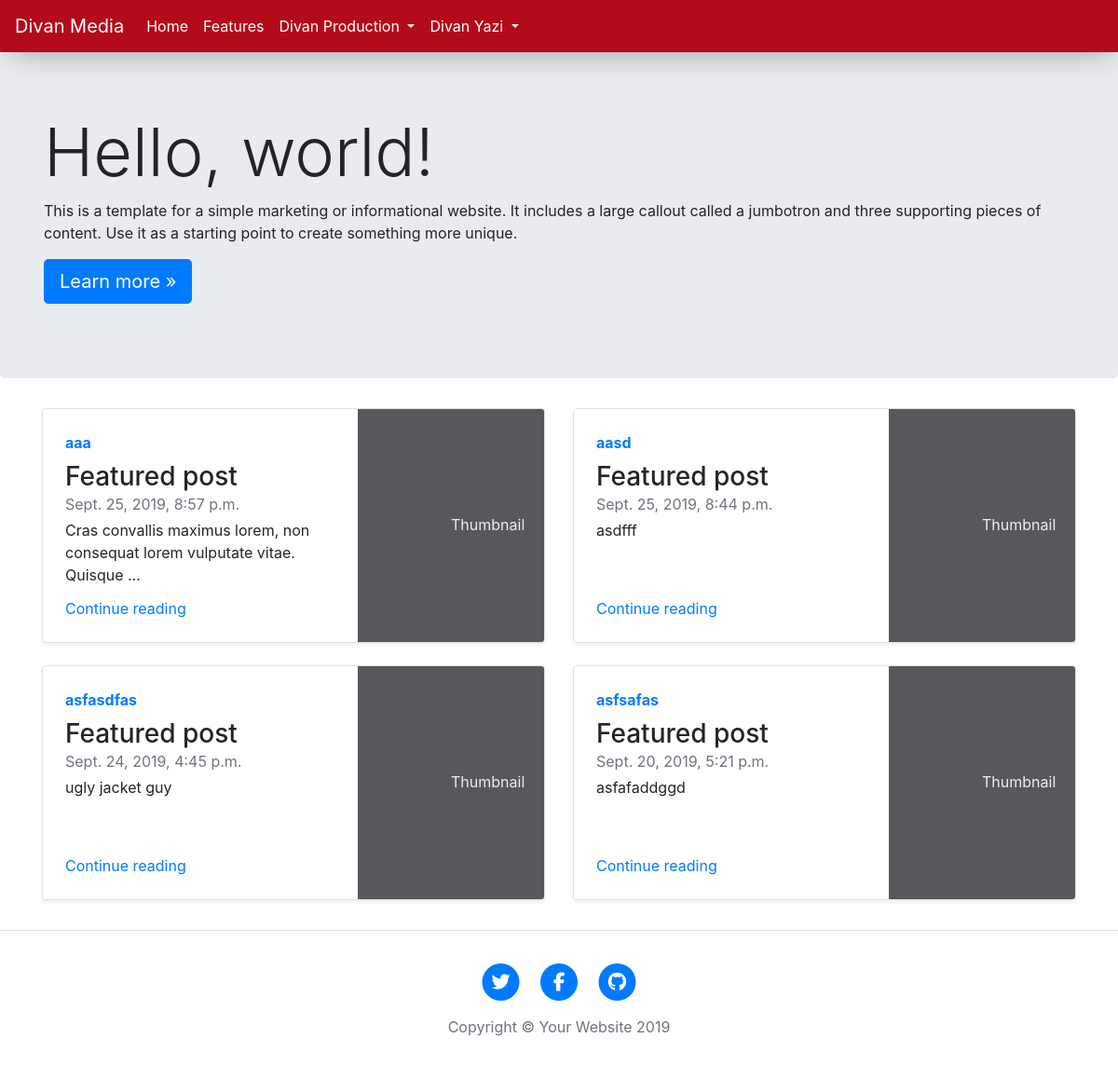
The page / on the database its author committed.
### yazilar/models.py (models this page shows, shortened)
class Yazi(models.Model):
    baslik = models.CharField(max_length=30)
    icerik = models.TextField()
    tarih = models.DateTimeField('tarih',auto_now_add=True)
    baglanti = models.CharField(max_length=15)
    secenekler = (
        ('K', 'Kose Yazisi'),
        ('A', 'Analiz'),
        ('Y', 'Yazili Tarih'),
        ('M', 'Makale')
    )
    kategori = models.CharField(max_length=1, choices=secenekler)

### divan/views.py (the view)
# urls.py: path('', views.anasayfa, name='anasayfa'),
def anasayfa(request):
    yazilar = Yazi.objects.all().order_by('-tarih')[0:4]
    return render(request,'anasayfa.html',{'yazilar':yazilar})

### templates/anasayfa.html (shortened to what this page needs)
{% extends 'temel.html' %}
{% block content %}
  </head>
  <body>
    <div class="jumbotron">
      <div class="container">
        <h1 class="display-3">Hello, world!</h1>
        <p>This is a template for a simple marketing or informational website. It includes a large callout called a jumbotron and three supporting pieces of content. Use it as a starting point to create something more unique.</p>
        <p><a class="btn btn-primary btn-lg" href="https://getbootstrap.com/docs/4.3/examples/jumbotron/#" role="button">Learn more »</a></p>
      </div>
    </div>
    <div class="container siteicerigi">
      <div class="row mb-2">
    {% for yazi in yazilar %}
        <div class="col-md-6">
          <div class="row no-gutters border rounded overflow-hidden flex-md-row mb-4 shadow-sm h-md-250 position-relative">
            <div class="col p-4 d-flex flex-column position-static">
              <strong class="d-inline-block mb-2 text-primary">    {{ yazi.baslik}} </strong>
              <h3 class="mb-0">Featured post</h3>
              <div class="mb-1 text-muted">{{yazi.tarih}}</div>
              <p class="card-text mb-auto">{{yazi.icerik|truncatewords:10}}</p>
              <a href="#" class="stretched-link">Continue reading</a>
            </div>
            <div class="col-auto d-none d-lg-block">
              <svg class="bd-placeholder-img" width="200" height="250" xmlns="http://www.w3.org/2000/svg" preserveAspectRatio="xMidYMid slice" focusable="false" role="img" aria-label="Placeholder: Thumbnail"><title>Placeholder</title><rect width="100%" height="100%" fill="#55595c"></rect><text x="50%" y="50%" fill="#eceeef" dy=".3em">Thumbnail</text></svg>
            </div>
          </div>
        </div>
    {% endfor %}
      </div>
    </div>
  </body>
{% endblock %}

### assets/style.css (style rules this page uses)
body { margin-bottom: 50px; background-color: #ffffff }

### rows shown on the page
Yazi: baslik "aaa", tarih "Sept. 25, 2019, 8:57 p.m.", icerik "Cras convallis maximus lorem, non consequat lorem vulputate vitae. Quisque …"
Yazi: baslik "aasd", tarih "Sept. 25, 2019, 8:44 p.m.", icerik "asdfff"
Yazi: baslik "asfasdfas", tarih "Sept. 24, 2019, 4:45 p.m.", icerik "ugly jacket guy"
Yazi: baslik "asfsafas", tarih "Sept. 20, 2019, 5:21 p.m.", icerik "asfafaddggd"
